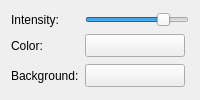
          <widget class="QWidget" name="tabAmb">
           <attribute name="title">
            <string>Ambient</string>
           </attribute>
           <layout class="QGridLayout" name="gridLayout_17">
            <item row="0" column="0">
             <widget class="QLabel" name="label_11">
              <property name="text">
               <string>Intensity:</string>
              </property>
             </widget>
            </item>
            <item row="0" column="1">
             <widget class="Slider" name="horizontalSliderAmbientLight">
              <property name="maximum">
               <number>100</number>
              </property>
              <property name="value">
               <number>80</number>
              </property>
              <property name="orientation">
               <enum>Qt::Horizontal</enum>
              </property>
             </widget>
            </item>
            <item row="1" column="0">
             <widget class="QLabel" name="label_9">
              <property name="text">
               <string>Color:</string>
              </property>
             </widget>
            </item>
            <item row="1" column="1">
             <widget class="QPushButton" name="pushButtonAmbientColor">
              <property name="minimumSize">
               <size>
                <width>23</width>
                <height>23</height>
               </size>
              </property>
              <property name="maximumSize">
               <size>
                <width>100</width>
                <height>23</height>
               </size>
              </property>
              <property name="text">
               <string/>
              </property>
             </widget>
            </item>
            <item row="2" column="0">
             <widget class="QLabel" name="label_10">
              <property name="text">
               <string>Background:</string>
              </property>
             </widget>
            </item>
            <item row="2" column="1">
             <widget class="QPushButton" name="pushButtonBackgroundColor">
              <property name="minimumSize">
               <size>
                <width>0</width>
                <height>23</height>
               </size>
              </property>
              <property name="maximumSize">
               <size>
                <width>100</width>
                <height>23</height>
               </size>
              </property>
              <property name="text">
               <string/>
              </property>
             </widget>
            </item>
           </layout>
          </widget>
